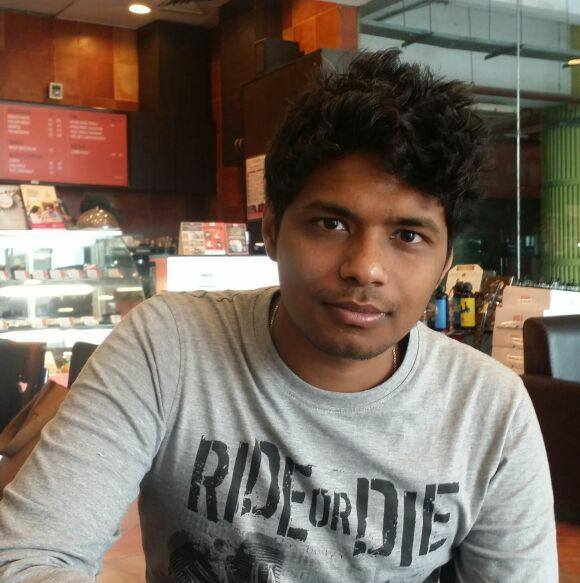
#> input picture November-Meetup-19-Facial-Recognition-using-One-Shot-Learning/trial.jpg, 580 x 583 px
$ jupyter execute --allow-errors detecto.ipynb
#> lines starting #> are read from the running program, lines starting #| are printed output that depends on the picture
[cell 1]
import numpy as np
import cv2
# !pip install git+https://github.com/rcmalli/keras-vggface.git
from keras_vggface.vggface import VGGFace
from scipy.spatial.distance import cosine
import matplotlib.pyplot as plt

[cell 2]
face_cascade = cv2.CascadeClassifier('haarcascade_frontalface_default.xml')

[cell 3]
img = cv2.imread('trial.jpg')
#> img is the input picture: shape (583, 580, 3); mean B, G, R 95.7, 106.9, 120.4
img2 = np.copy(img)
img2 = cv2.cvtColor(img2, cv2.COLOR_BGR2RGB)
plt.imshow(img2)

[cell 4]
gray = cv2.cvtColor(img2, cv2.COLOR_BGR2GRAY)
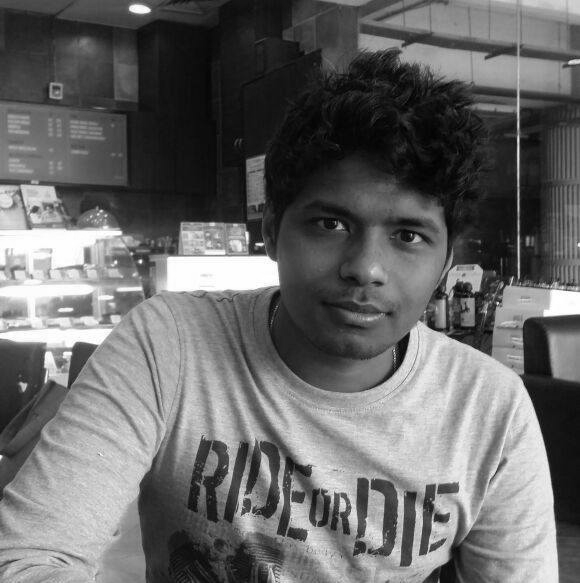
#> gray: shape (583, 580); min 0, max 255, mean 105.1
faces = face_cascade.detectMultiScale(gray, 1.3, 5)
#> faces = [[277, 160, 188, 188]]
for (x,y,w,h) in faces:
    cv2.rectangle(img2,(x,y),(x+w,y+h),(255,0,0),2)
    andrew = img2[y:y+h, x:x+w]
#> this loop made 1 pass
#> pass 1, `andrew = img2[y:y+h, x:x+w]`:
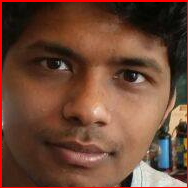
#> andrew: shape (188, 188, 3); mean R, G, B 110.6, 71.1, 53.5
#> after the loop:
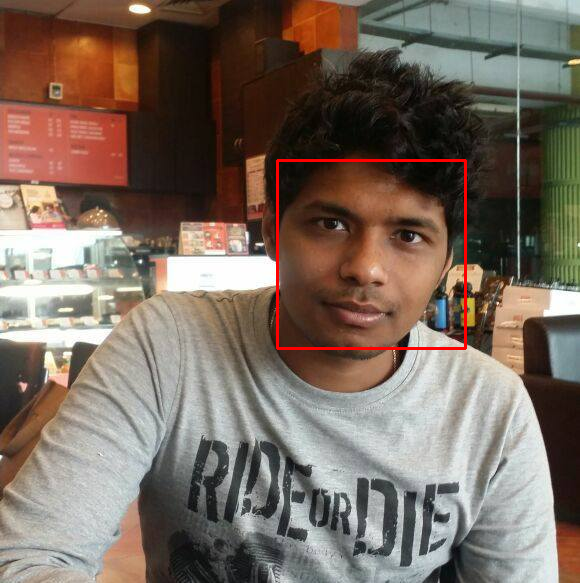
#> img2: shape (583, 580, 3); mean R, G, B 121.6, 106.5, 95.4

plt.imshow(img2)

[cell 5]
plt.imshow(andrew)

#> (a cell that did not finish here is left out)

#> (a cell that did not finish here is left out)

[cell 8]
video_capture = cv2.VideoCapture(1)
font = cv2.FONT_HERSHEY_SIMPLEX
#> font = 0
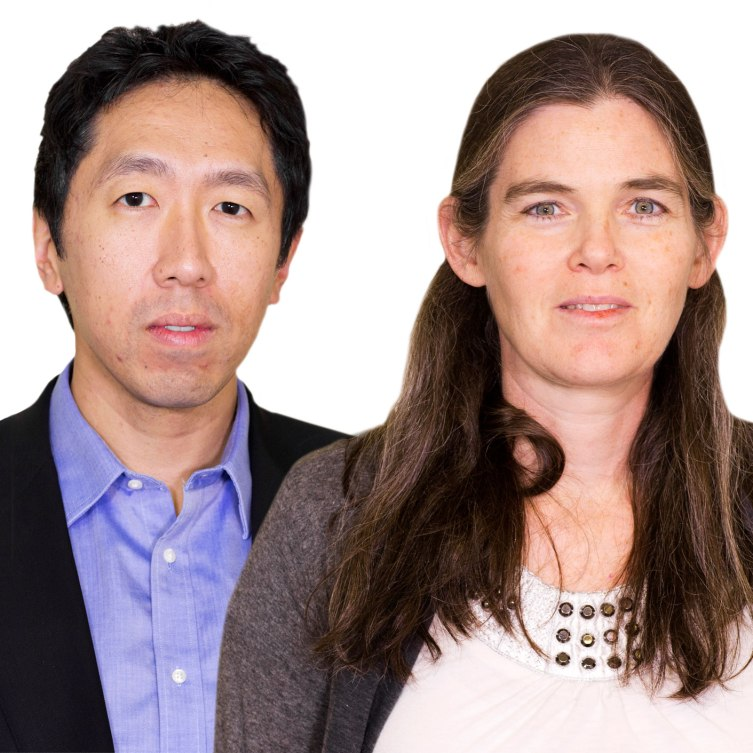
#> input picture November-Meetup-19-Facial-Recognition-using-One-Shot-Learning/andrew wife.jpg, 753 x 753 px, given in place of the camera
#> further down, frame is the input picture: shape (753, 753, 3); mean B, G, R 140, 142, 163.7
#> `gray = cv2.cvtColor(frame, cv2.COLOR_BGR2GRAY)`:
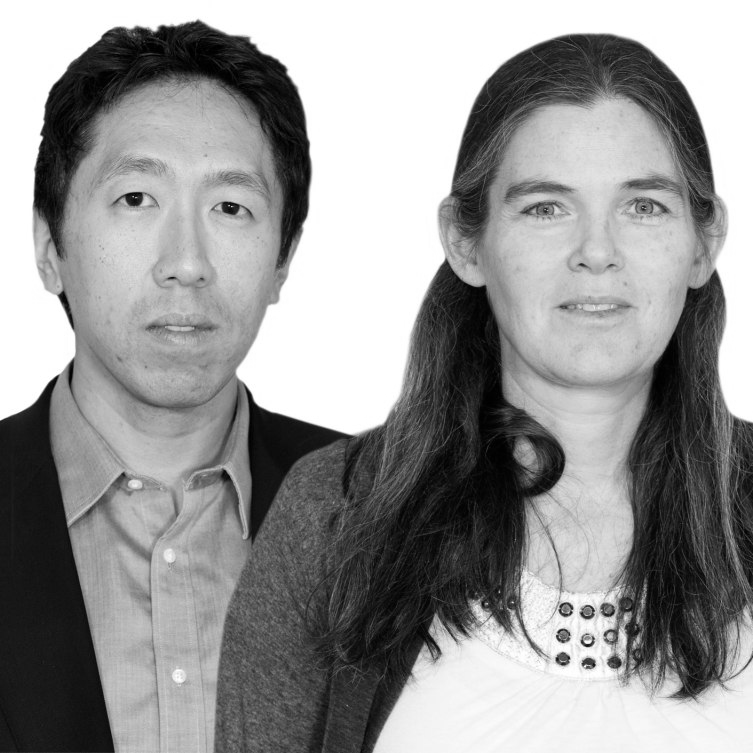
#> gray: shape (753, 753); min 0, max 255, mean 148.3
#> `faces = face_cascade.detectMultiScale(gray, 1.3, 5)`: faces = [[108, 436, 128, 128], [469, 111, 249, 249], [48, 96, 270, 270]]
#> (the rest of this cell did not finish here and is left out)
